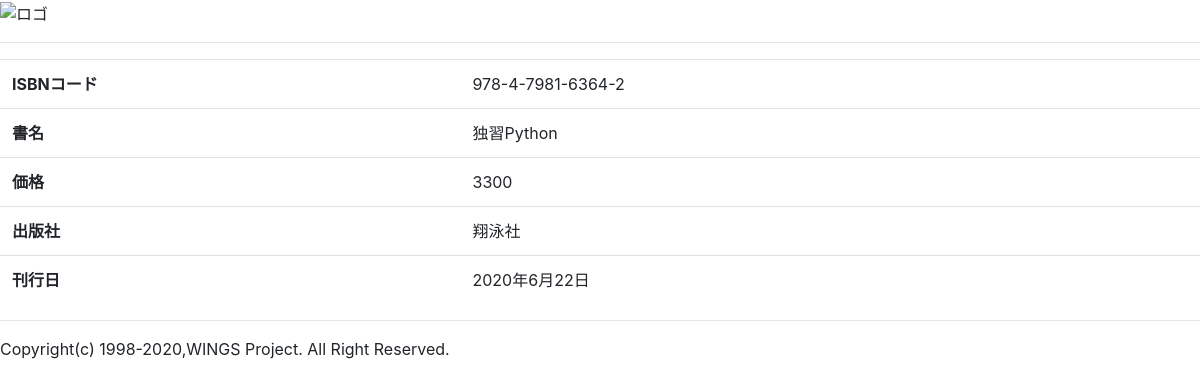
/main/get, run on the app's committed database.
### main/models.py (models this page shows, shortened)
class Book(models.Model):
    isbn = models.CharField(
        verbose_name='ISBNコード',
        max_length=20
    )
    title = models.CharField(
        verbose_name='書名',
        max_length=100
    )
    price = models.IntegerField(
        verbose_name='価格',
        default=0
    )
    publisher = models.CharField(
        verbose_name='出版社',
        max_length=50,
        choices=[
            ('翔泳社', '翔泳社'),
            ('技術評論社', '技術評論社'),
            ('秀和システム', '秀和システム'),
            ('SBクリエイティブ', 'SBクリエティブ'),
            ('日経BP', '日経BP'),
        ],
    )
    published = models.DateField(
        verbose_name='刊行日'
    )

### main/views.py (the view)
# urls.py: path('get', views.get, name='get'),
def get(request):
    book = Book.objects.get(pk=1)
    return render(request, 'main/book_detail.html', {
        'book': book,
    })

### main/templates/main/book_detail.html (shortened to what this page needs)
{% extends 'main/layout.html' %}
{% block main %}
<table class="table">
    <tr>
        <th>ISBNコード</th>
        <td>{{book.isbn}}</td>
    </tr>
    <tr>
        <th>書名</th>
        <td>{{book.title}}</td>
    </tr>
    <tr>
        <th>価格</th>
        <td>{{book.price}}</td>
    </tr>
    <tr>
        <th>出版社</th>
        <td>{{book.publisher}}</td>
    </tr>
    <tr>
        <th>刊行日</th>
        <td>{{book.published|date:'DATE_FORMAT'}}</td>
    </tr>
</table>
{% endblock %}

### data on the page
Book: isbn "978-4-7981-6364-2", title "独習Python", price "3300", publisher "翔泳社", published "2020年6月22日"
